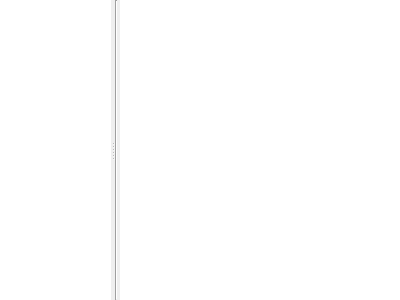
<?xml version="1.0" encoding="UTF-8"?>
<ui version="4.0">
 <class>OutputTrafficWidget</class>
 <widget class="QFrame" name="OutputTrafficWidget">
  <property name="geometry">
   <rect>
    <x>0</x>
    <y>0</y>
    <width>400</width>
    <height>300</height>
   </rect>
  </property>
  <layout class="QHBoxLayout" name="horizontalLayout_2">
   <property name="spacing">
    <number>0</number>
   </property>
   <property name="leftMargin">
    <number>0</number>
   </property>
   <property name="topMargin">
    <number>0</number>
   </property>
   <property name="rightMargin">
    <number>0</number>
   </property>
   <property name="bottomMargin">
    <number>0</number>
   </property>
   <item>
    <widget class="QSplitter" name="splitter">
     <property name="orientation">
      <enum>Qt::Horizontal</enum>
     </property>
     <widget class="ModbusLogWidget" name="logView">
      <property name="sizePolicy">
       <sizepolicy hsizetype="Expanding" vsizetype="Expanding">
        <horstretch>3</horstretch>
        <verstretch>0</verstretch>
       </sizepolicy>
      </property>
      <property name="frameShape">
       <enum>QFrame::NoFrame</enum>
      </property>
      <property name="autoScroll">
       <bool>true</bool>
      </property>
      <property name="editTriggers">
       <set>QAbstractItemView::NoEditTriggers</set>
      </property>
      <property name="tabKeyNavigation">
       <bool>true</bool>
      </property>
      <property name="showDropIndicator" stdset="0">
       <bool>false</bool>
      </property>
      <property name="defaultDropAction">
       <enum>Qt::IgnoreAction</enum>
      </property>
      <property name="alternatingRowColors">
       <bool>true</bool>
      </property>
      <property name="selectionMode">
       <enum>QAbstractItemView::SingleSelection</enum>
      </property>
      <property name="selectionBehavior">
       <enum>QAbstractItemView::SelectRows</enum>
      </property>
      <property name="wordWrap">
       <bool>true</bool>
      </property>
      <property name="selectionRectVisible">
       <bool>true</bool>
      </property>
     </widget>
     <widget class="QWidget" name="layoutWidget">
      <layout class="QHBoxLayout" name="horizontalLayout">
       <property name="spacing">
        <number>2</number>
       </property>
       <item>
        <widget class="Line" name="line">
         <property name="orientation">
          <enum>Qt::Vertical</enum>
         </property>
        </widget>
       </item>
       <item>
        <widget class="ModbusMessageWidget" name="modbusMsg">
         <property name="sizePolicy">
          <sizepolicy hsizetype="Expanding" vsizetype="Expanding">
           <horstretch>0</horstretch>
           <verstretch>2</verstretch>
          </sizepolicy>
         </property>
         <property name="minimumSize">
          <size>
           <width>280</width>
           <height>0</height>
          </size>
         </property>
         <property name="frameShape">
          <enum>QFrame::NoFrame</enum>
         </property>
         <property name="editTriggers">
          <set>QAbstractItemView::NoEditTriggers</set>
         </property>
         <property name="selectionMode">
          <enum>QAbstractItemView::NoSelection</enum>
         </property>
         <property name="wordWrap">
          <bool>true</bool>
         </property>
        </widget>
       </item>
      </layout>
     </widget>
    </widget>
   </item>
  </layout>
 </widget>
 <customwidgets>
  <customwidget>
   <class>ModbusMessageWidget</class>
   <extends>QListWidget</extends>
   <header>modbusmessagewidget.h</header>
  </customwidget>
  <customwidget>
   <class>ModbusLogWidget</class>
   <extends>QListView</extends>
   <header>modbuslogwidget.h</header>
  </customwidget>
 </customwidgets>
 <resources/>
 <connections/>
</ui>
